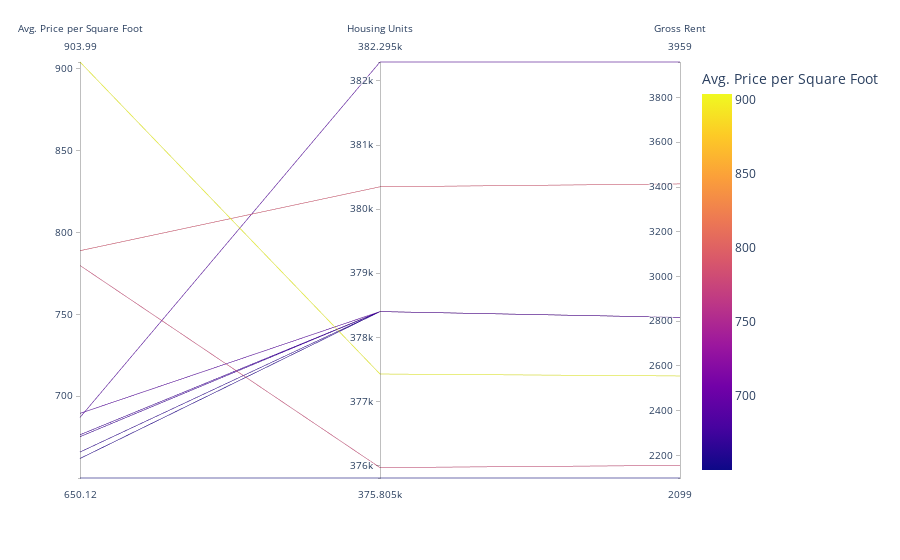

Write notebook code for a chart like this one.
### Markdown cell above
## Parallel Coordinates and Parallel Categories Analysis

In this section, you will use plotly express to create parallel coordinates and parallel categories visualizations so that investors can interactively filter and explore various factors related to the sales price of the neighborhoods. 

Using the DataFrame of Average values per neighborhood (calculated above), create the following visualizations:
1. Create a Parallel Coordinates Plot
2. Create a Parallel Categories Plot

### Code cell
# Parallel Coordinates Plot
# YOUR CODE HERE!
px.parallel_coordinates(neighborhood_group_expensive_ten, color="sale_price_sqr_foot", labels={"neighborhood": "Neighborhood",
"sale_price_sqr_foot": "Avg. Price per Square Foot", "housing_units": "Housing Units", "gross_rent": "Gross Rent"})

# I added labels to try to make it look nicer.

### Figure 1 — Plotly figure (JSON) as saved in the notebook; plotly's stock layout.template omitted (floating-point values rounded to 4 significant figures)
{"data": [{"dimensions": [{"label": "Avg. Price per Square Foot", "values": [904.0, 788.8, 779.8, 689.6, 687.1, 676.5, 675.4, 666.0, 662.0, 650.1]}, {"label": "Housing Units", "values": [377400.0, 380348, 376000.0, 378401, 382295, 378401, 378401, 378401, 378401, 375805]}, {"label": "Gross Rent", "values": [2555.0, 3414, 2155.0, 2817.0, 3959, 2817.0, 2817.0, 2817.0, 2817.0, 2099]}], "domain": {"x": [0, 1], "y": [0, 1]}, "line": {"color": [904.0, 788.8, 779.8, 689.6, 687.1, 676.5, 675.4, 666.0, 662.0, 650.1], "coloraxis": "coloraxis"}, "name": "", "type": "parcoords"}], "layout": {"coloraxis": {"colorbar": {"title": {"text": "Avg. Price per Square Foot"}}, "colorscale": [[0, "#0d0887"], [0.1111, "#46039f"], [0.2222, "#7201a8"], [0.3333, "#9c179e"], [0.4444, "#bd3786"], [0.5556, "#d8576b"], [0.6667, "#ed7953"], [0.7778, "#fb9f3a"], [0.8889, "#fdca26"], [1, "#f0f921"]]}, "legend": {"tracegroupgap": 0}, "margin": {"t": 60}}}
